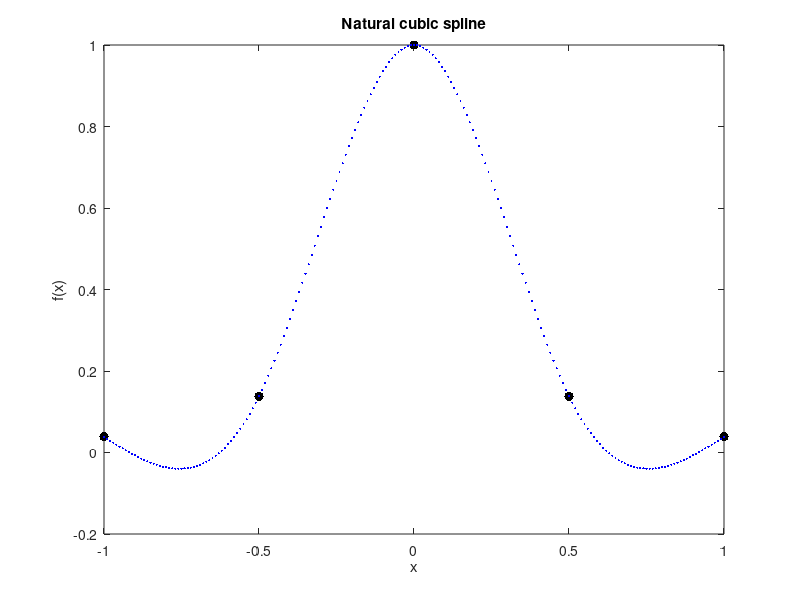

MATLAB code for this plot:
clear;
fprintf("Enter the number of data points and the input data points and the number of points and the corresponding abscissa where the value of y has to be estimated in a file named 'input1.txt'\n");
fprintf("\n");
fid = fopen("input_natural.txt");
line =fgetl(fid);
n = sscanf(line, '%f ');
for i=1:1:n
  line = fgetl(fid);
  B(i,1:1:2) = sscanf(line, '%f ');
end
line =fgetl(fid);
m = sscanf(line, '%f ');
Q = zeros(m,2);
for i=1:1:m
  line = fgetl(fid);
  Q(i,1) = sscanf(line, '%f ');
end

  A = zeros(n);
  A(1,1) = 1;
  A(n,n) = 1;
  h = zeros(n-1,1); 
  for i = 1:n-1
    h(i) = B(i+1,1) - B(i,1); 
  end
  
  for i = 2:n-1 
    A(i,i-1) = h(i-1); 
    A(i,i) = 2*(h(i-1)+h(i)); 
    A(i,i+1) = h(i); 
  end
  
  b = zeros(n,1);
  for i = 2:n-1 
    b(i) = (3/h(i))*(B(i+1,2)-B(i,2)) - (3/h(i-1))*(B(i,2)-B(i-1,2));     
  end
  cj = A\b;
  bj = zeros(n-1,1); 
  for i = 1:1:n-1 
    bj(i) = (1/h(i))*(B(i+1,2)-B(i,2)) - (1/3*h(i))*(2*cj(i)+cj(i+1)); 
  end
  
  dj = zeros(n-1,1); 
  for i = 1:n-1 
    dj(i) = (1/(3*h(i))) * (cj(i+1)-cj(i)); 
  end
  P = zeros(n-1,4); 
  for i = 1:n-1 
    P(i,1) = dj(i); 
    P(i,2) = cj(i); 
    P(i,3) = bj(i); 
    P(i,4) = B(i,2); 
  end
  for i=1:1:m
    jl = 1; 
    ju = n; 
    while (ju - jl > 1) 
      jm = ceil((jl + ju)/2); 
      if (Q(i,1) < B(jm,1)) 
        ju = jm; 
      else 
        jl = jm; 
      end 
    end
    Q(i,2) = polyval(P(jl,:), Q(i,1)-B(jl,1));
  end
  X =zeros(10000);
  j=1;
  for i=B(1,1):0.01:B(n,1)
    X(j,1)=i;
    j=j+1;
  end
  i=1;
  for j=B(1,1):0.01:B(n,1)
    jl = 1;
    ju = n; 
    while (ju - jl > 1) 
      jm = ceil((jl + ju)/2); 
      if (X(i,1) < B(jm,1)) 
        ju = jm; 
      else 
        jl = jm; 
      end 
    end
    X(i,2) = polyval(P(jl,:), X(i,1)-B(jl,1));
    i=i+1;
  end
  Q
  figure;

  for i=1:n
    plot(B(i,1),B(i,2),'.k',"markersize",20);
    title('Natural cubic spline');
    xlabel('x');
    ylabel('f(x)');
    hold on;
  end
  j=1;
  for i=B(1,1):0.01:B(n,1)
    plot(i,X(j,2),'.b',"markersize",5);
    hold on;
    j=j+1;
  end
  hold off;
  filename = "output_natural.txt";
  outf = fopen (filename, "w");
  fprintf(outf , "Cubic Spline: \n");
  fprintf(outf, "%f\n", Q);
  fclose(outf);
